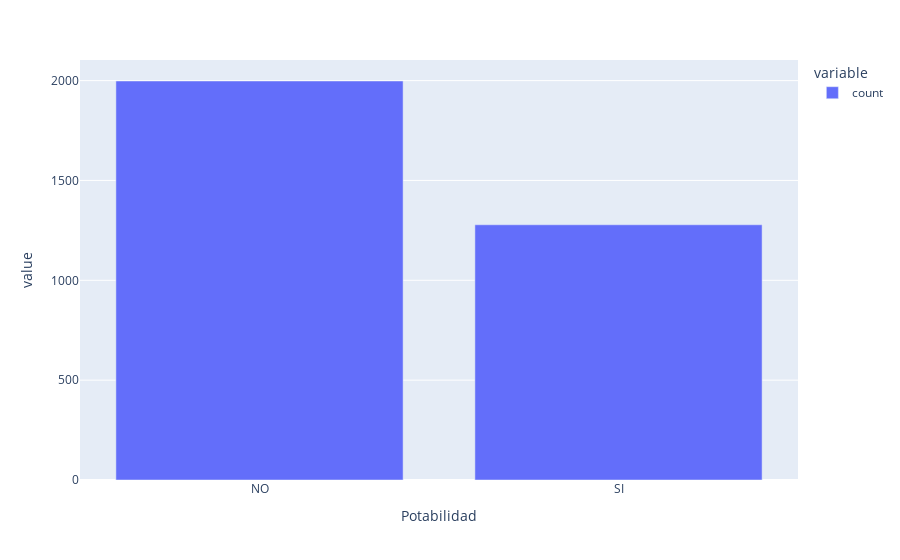

The notebook cell saved with this chart:
### Markdown cell above
Notamos que contamos con un DataFrame con dimensiones (3276x10), donde se encuentran valores Nan en multiples variables. La variable objetivo presenta la siguiente distribucion:

### Code cell
data_raw['Potabilidad'].value_counts().plot.bar()

### Figure 1 — Plotly figure (JSON) as saved in the notebook; plotly's stock layout.template omitted (floating-point values rounded to 4 significant figures)
{"data": [{"alignmentgroup": "True", "hovertemplate": "variable=count<br>Potabilidad=%{x}<br>value=%{y}<extra></extra>", "legendgroup": "count", "marker": {"color": "#636efa", "pattern": {"shape": ""}}, "name": "count", "offsetgroup": "count", "orientation": "v", "showlegend": true, "textposition": "auto", "type": "bar", "x": ["NO", "SI"], "xaxis": "x", "y": [1998, 1278], "yaxis": "y"}], "layout": {"barmode": "relative", "legend": {"title": {"text": "variable"}, "tracegroupgap": 0}, "margin": {"t": 60}, "xaxis": {"anchor": "y", "domain": [0, 1], "title": {"text": "Potabilidad"}}, "yaxis": {"anchor": "x", "domain": [0, 1], "title": {"text": "value"}}}}
